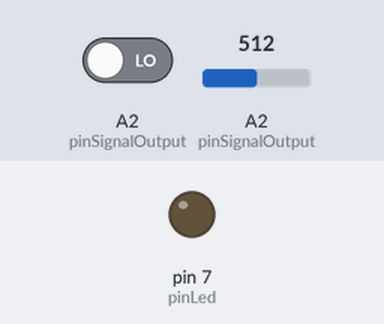
A sketch run on a simulated Arduino Mega 2560, built with avr-gcc and run on an emulated ATmega2560. Shown: output pins drawn as LEDs (lit = HIGH). Inputs (shaded band) come from the test bench; at power-on: A2 (pinSignalOutput) LOW, A2 (pinSignalOutput) = 512. What the sketch prints to the serial monitor is not drawn.

Above: at 1.2 s.
1.3 s: A2 (pinSignalOutput) driven HIGH
At 1.9 s:
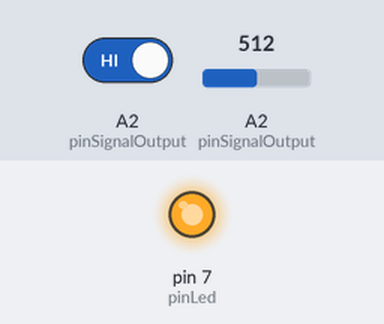
2.8 s: A2 (pinSignalOutput) driven LOW
At 4.7 s:
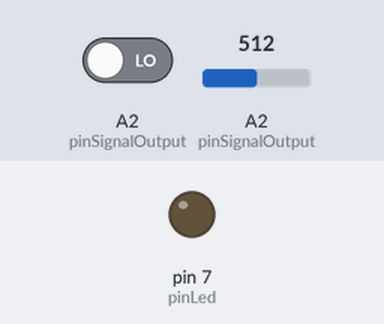
Timing chart, 0 to 6.2 s (numbered marks = the images above; inputs shaded):
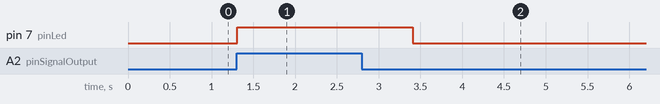

Measured:
- after the input at 1.3 s, pin 7 (pinLed): LOW → HIGH at once
- after the input at 2.8 s, pin 7 (pinLed): HIGH → LOW after 0.61 s

The sketch:

_020_dianfanguo_control_signal.ino
```cpp
int pinSignalOutput=A2;
int pinLed=7;

void setup(){
  Serial.begin(9600);
  pinMode(pinLed, OUTPUT);

  digitalWrite(pinLed, LOW);

   //interrupt 5(pin 18 in arduino mega)
   //pinMode(18, INPUT_PULLUP);
   //attachInterrupt(5, userHandleRequest, CHANGE);

}

void loop(){

  int SignalOutput = analogRead(pinSignalOutput);  //not push button 647, when push button value is about 20
  int binaryValue=digitalRead(pinSignalOutput);

  //if(SignalOutput<600)
  //  digitalWrite(pinLed, HIGH);
  digitalWrite(pinLed, binaryValue);
  if(binaryValue==HIGH)
    delay(2000);  //show led

  Serial.println(SignalOutput);
  Serial.println(binaryValue);

  delay(100); //just here to slow down the output for easier reading

}

void userHandleRequest()
{
   int binaryValue=digitalRead(pinSignalOutput);
   //Serial.println(binaryValue);
   digitalWrite(pinLed, binaryValue);
   delay(1000);
}
```
